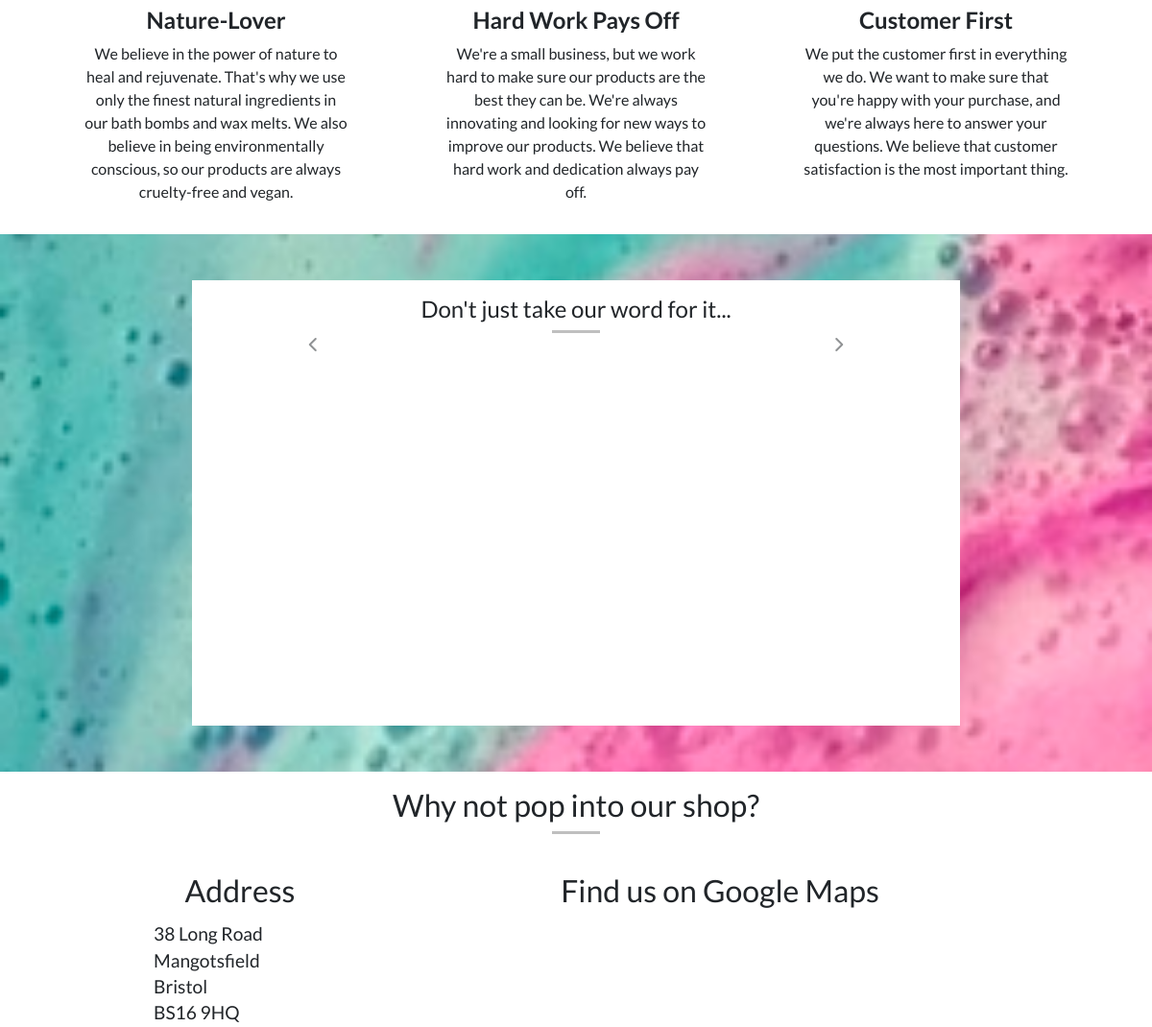
The app's page / (middle part), older data.
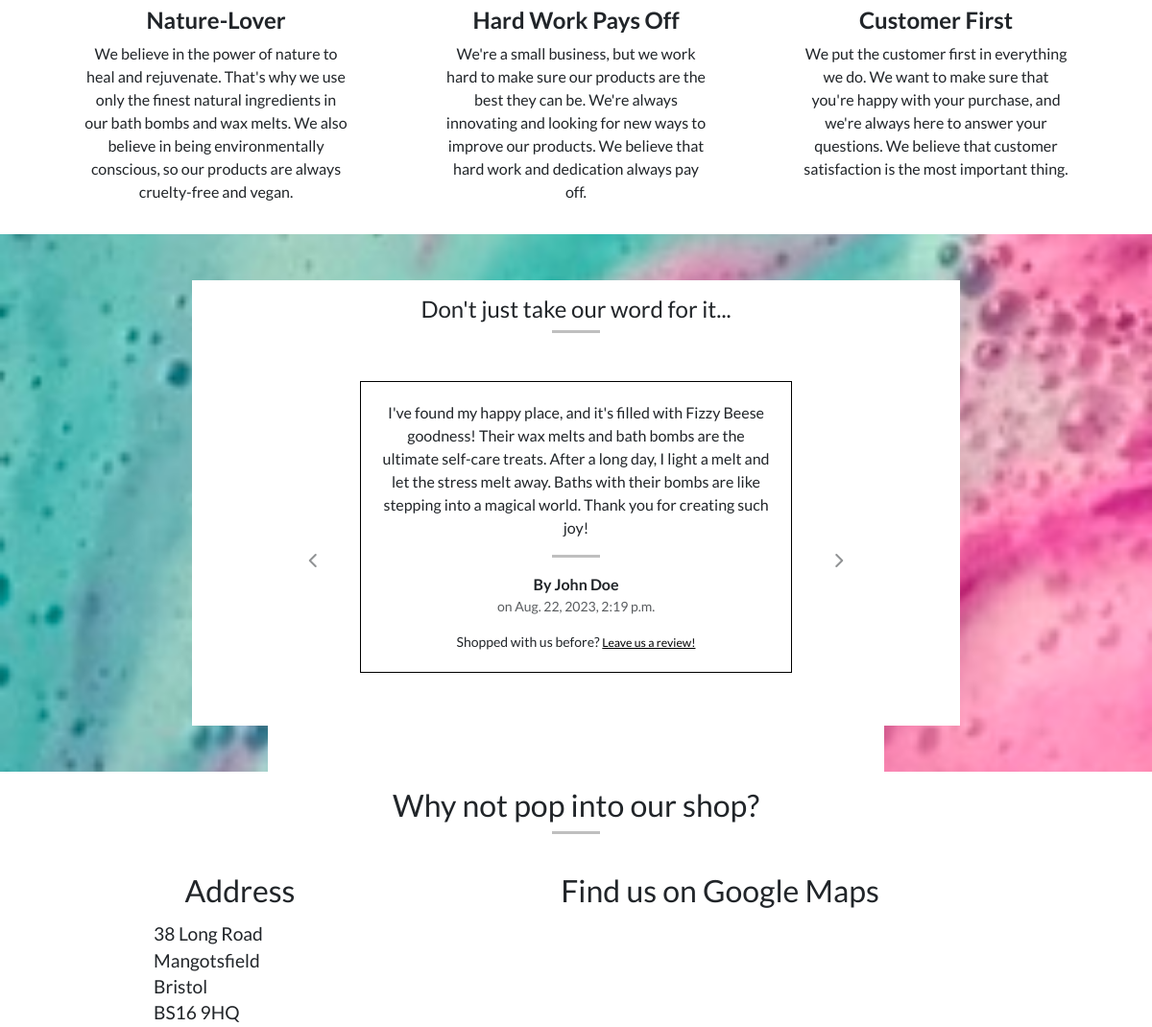
The same page, newer data.
### testimonials/models.py (models this page shows, shortened)
class Testimonial(models.Model):
    user_profile = models.ForeignKey(UserProfile, on_delete=models.CASCADE,
                                     related_name='testimonials')
    name = models.CharField(max_length=50, null=False, blank=False)
    body = models.TextField(null=False, blank=False)
    approved = models.BooleanField(default=False)
    created_on = models.DateTimeField(auto_now_add=True)

### home/views.py (the view)
# urls.py: path('', views.index, name='home')
def index(request):
    featured_products = Product.objects.filter(is_featured=True)
    latest_products = Product.objects.order_by('-uploaded_on')[:10]
    context = {
        'featured_products': featured_products,
        'latest_products': latest_products,
    }
    return render(request, 'home/index.html', context)

### bag/contexts.py (called while the page is built, shortened)
def bag_contents(request):
    bag_items = []
    total = 0
    product_count = 0
    total_weight = 0
    bag = request.session.get('bag', {})
    if total < settings.FREE_DELIVERY_THRESHOLD:
        if product_count == 0:
            delivery = 0
        free_delivery_delta = settings.FREE_DELIVERY_THRESHOLD - total
    else:
        delivery = 0
        free_delivery_delta = 0
    grand_total = delivery + total
    context = {
        'bag_items': bag_items,
        'total': total,
        'product_count': product_count,
        'total_weight': total_weight,
        'delivery': delivery,
        'free_delivery_delta': free_delivery_delta,
        'free_delivery_threshold': settings.FREE_DELIVERY_THRESHOLD,
        'grand_total': grand_total,
    }
    return context

### home/contexts.py (called while the page is built)
def offers(model):
    clearance_products = Product.objects.filter(is_clearance=True)
    sale_products = Product.objects.filter(sale_price=True)
    context = {
        'clearance_products': clearance_products,
        'sale_products': sale_products,
    }
    return context

### testimonials/contexts.py (called while the page is built)
def testimonial_context(request):
    testimonials = Testimonial.objects.filter(approved=True)
    context = {
        'testimonials': testimonials,
    }
    return context

### home/templates/home/index.html (shortened to what this page needs)
{% extends "base.html" %}
{% load static %}
{% block content %}
<section>
    <div class="row bg-white w-100 m-0 border-top-and-bottom our-values">
        <div class="col-12 text-center">
            <div class="row justify-content-evenly mt-5 mb-3">
                <div class="col-md-4 col-lg-3 col-10">
                    <h4 class="fw-bold my-2">Nature-Lover</h4>
                    <p>We believe in the power of nature to heal and rejuvenate. That's why we use only the finest
                        natural ingredients in our bath bombs and wax melts. We also believe in being environmentally
                        conscious, so our products are always cruelty-free and vegan.</p>
                </div>
                <div class="col-md-4 col-lg-3 col-10">
                    <h4 class="fw-bold my-2">Hard Work Pays Off</h4>
                    <p>We're a small business, but we work hard to make sure our products are the best they can be.
                        We're always innovating and looking for new ways to improve our products. We believe that hard
                        work and dedication always pay off.</p>
                </div>
                <div class="col-md-4 col-lg-3 col-10">
                    <h4 class="fw-bold my-2">Customer First</h4>
                    <p>We put the customer first in everything we do. We want to make sure that you're happy with your
                        purchase, and we're always here to answer your questions. We believe that customer satisfaction
                        is the most important thing.</p>
                </div>
            </div>
        </div>
    </div>
</section>
<div class="row w-100 m-0">
    <div class="home-image">
        <div class="row">
            <div class="col-8 offset-2 w-80 mt-5 bg-white testimonials-container">
                <div class="row justify-content-center">
                    <div class="col-12">
                        <h4 class="text-center mt-3">Don't just take our word for it...</h4>
                        <hr class="mx-auto mt-0">
                    </div>
                    <div class="col-10">
                        {% include 'includes/testimonials.html' %}
                    </div>
                </div>
            </div>
        </div>
    </div>
</div>
<section>
    <div class="row bg-white w-100 m-0 location-container">
        <div class="col-12 text-center">
            <h2 class="mt-3">Why not pop into our shop?</h2>
            <hr class="mx-auto mt-0">
            <div class="row mb-5">
                <div class="col-3 offset-1">
                    <h4 class="mt-4 fs-2">Address</h4>
                    <div class="text-start mt-3 ms-5 lh-1 home-address">
                        <p class="mb-2">38 Long Road</p>
                        <p class="mb-2">Mangotsfield</p>
                        <p class="mb-2">Bristol</p>
                        <p class="mb-2">BS16 9HQ</p>
                    </div>
                </div>
                <div class="col-7">
                    <h4 class="mt-4 mb-3 fs-2">Find us on Google Maps</h4>
                    <div id="map"></div>
                </div>
            </div>
        </div>
    </div>
</section>
{% endblock %}

### templates/base.html (shortened to what this page needs)
{% load static %}
<!DOCTYPE html>
<html lang="en">
<head>
    {% block corecss %}
    <link href="https://cdn.jsdelivr.net/npm/bootstrap@5.3.0/dist/css/bootstrap.min.css" rel="stylesheet"
>
    <link rel="stylesheet" href="{% static 'css/base.css' %}">
    {% endblock %}
</head>
<body>
    <div class="container-fluid main-container p-0">
        {% block content %}
        {% endblock %}
    </div>
</body>
</html>

### home/templates/includes/testimonials.html (shortened to what this page needs)
<div id="carouselExampleCaptions" class="carousel slide">
    <div class="carousel-indicators">
        <button type="button" data-bs-target="#carouselExampleCaptions" data-bs-slide-to="0" class="active"
            aria-current="true" aria-label="Slide 1"></button>
        <button type="button" data-bs-target="#carouselExampleCaptions" data-bs-slide-to="1"
            aria-label="Slide 2"></button>
        <button type="button" data-bs-target="#carouselExampleCaptions" data-bs-slide-to="2"
            aria-label="Slide 3"></button>
    </div>
    <div class="carousel-inner">
        {% for testimonial in testimonials %}
        <div class="carousel-item active">
            <img src="/media/testimonial-background.png" class="d-block w-100" alt="...">
            <div class="carousel-caption d-none d-md-block">
                <p class="text-dark">{{ testimonial.body }}</p>
                <hr class="mx-auto mt-0">
                <p class="text-dark mb-0 fw-bold">By {{ testimonial.name }}</p>
                <p class="small text-muted">on {{ testimonial.created_on }}</p>
                <p class="small text-dark m-0">Shopped with us before?
                    <a class="small text-black bold-underline-hover m-0" href="{% url 'testimonial' %}">Leave us a review!</a>
                </p>
            </div>
        </div>
        {% endfor %}
    </div>
    <button class="carousel-control-prev" type="button" data-bs-target="#carouselExampleCaptions" data-bs-slide="prev">
        <span class="carousel-control-prev-icon text-dark" aria-hidden="true"><i
                class="fa-solid fa-chevron-left"></i></span>
    </button>
    <button class="carousel-control-next" type="button" data-bs-target="#carouselExampleCaptions" data-bs-slide="next">
        <span class="carousel-control-next-icon text-dark" aria-hidden="true"><i
                class="fa-solid fa-chevron-right"></i></span>
    </button>
</div>

### static/css/base.css (style rules this page uses)
html { height: 100% }
body { font-family: 'Lato', sans-serif; font-weight: 400; }
.main-container { min-height: calc(100vh - 255px); max-height: max-content; }
.home-image { background: url('/media/bath-bomb-home.jpeg') no-repeat center center fixed; background-size: cover; height: 70vh; width: 100vw; }
.our-values { height: fit-content; }
.testimonials-container { height: 58vh; }
.testimonials-container hr { width: 50px; color: black; border-top: 3px solid black; }
.carousel-control-prev-icon, .carousel-control-next-icon { background-image: unset !important; z-index: 9999; }
.carousel-inner, .carousel-item, .carousel-item > img { max-height: 450px; }
.carousel-caption { position: absolute; bottom: 25%; border: 1px solid black; padding: 20px; min-height: 210px; }
.location-container hr { width: 50px; color: black; border-top: 3px solid black; }
.home-address { font-size: 1.2rem; }
#map { height: 80%; width: 80%; margin: 0 auto; }

Row changes from the older to the newer data that the page shows:
added Testimonial: body "I've found my happy place, and it's filled with Fizzy Beese goodness! Their wax melts and bath bombs are the ultimate self-care treats. After a long day, I light a melt and let the stress melt away. Baths with their bombs are like stepping into a magical world. Thank you for creating such joy!", name "John Doe", created_on "Aug. 22, 2023, 2:19 p.m."
